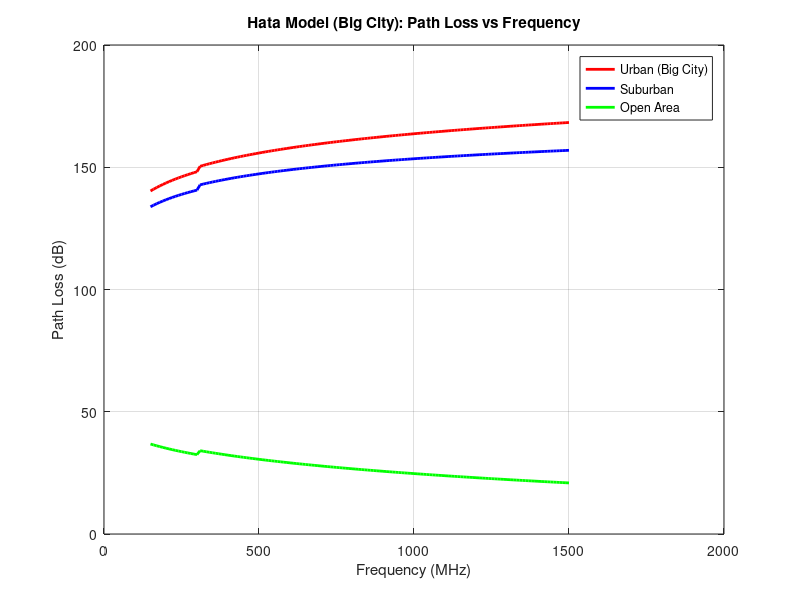
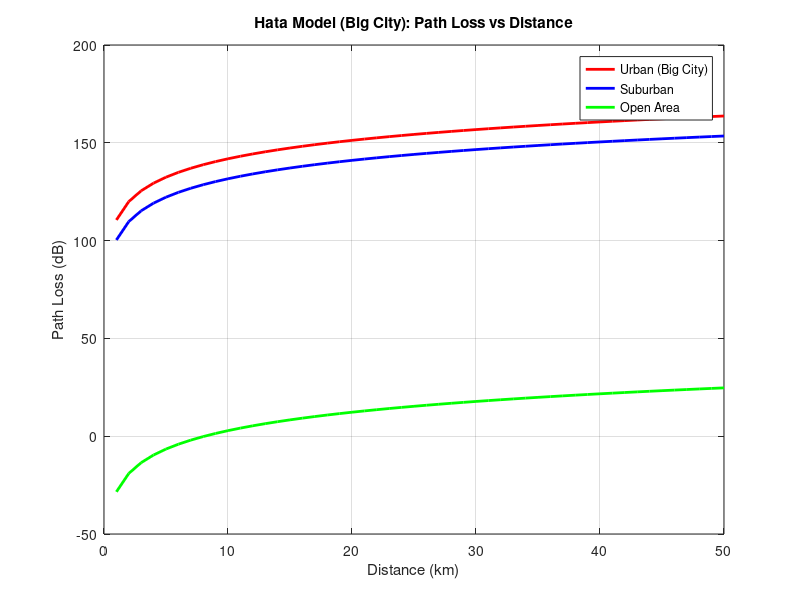

Write the MATLAB code that produced these figures, in order.
clc;
clear;
close all;

% -------------------- Fixed Parameters --------------------
fc_fixed = 1000;        % Frequency (MHz)
hte = 120;              % Tx antenna height (m)
hre = 10;               % Rx antenna height (m)
d_fixed = 50;           % Distance (km)

% -------------------- Big City a(hre) for fixed frequency --------------------
if (fc_fixed >= 150 && fc_fixed <= 300)
    a_hre = 8.29*(log10(1.54*hre))^2 - 1.1;
else
    a_hre = 3.2*(log10(11.75*hre))^2 - 4.97;
end

% -------------------- Path Loss (Fixed Values) --------------------
L_urban_val = 69.55 + 26.16*log10(fc_fixed) - 13.82*log10(hte) - a_hre + (44.9 - 6.55*log10(hte))*log10(d_fixed);
L_suburban_val = L_urban_val - 2*(log10(fc_fixed/28))^2 - 5.4;
L_open_val = L_urban_val - 4.78*(log10(fc_fixed))^2 - 18.33*log10(fc_fixed) - 40.98;

fprintf('\n===== HATA MODEL PATH LOSS VALUES (BIG CITY) =====\n');
fprintf('Frequency         = %d MHz\n', fc_fixed);
fprintf('Distance          = %d km\n', d_fixed);
fprintf('Tx antenna height = %d m\n', hte);
fprintf('Rx antenna height = %d m\n\n', hre);
fprintf('Urban (Big City)     = %.2f dB\n', L_urban_val);
fprintf('Suburban Path Loss   = %.2f dB\n', L_suburban_val);
fprintf('Open Area Path Loss  = %.2f dB\n', L_open_val);

% -------------------- Path Loss vs Frequency --------------------
f = 150:10:1500;
a_hre_f = zeros(size(f));
idx_150_300  = (f >= 150 & f <= 300);
idx_300_1500 = (f > 300 & f <= 1500);
a_hre_f(idx_150_300)  = 8.29*(log10(1.54*hre))^2 - 1.1;
a_hre_f(idx_300_1500) = 3.2*(log10(11.75*hre))^2 - 4.97;

L_urban_f = 69.55 + 26.16*log10(f) - 13.82*log10(hte) - a_hre_f + (44.9 - 6.55*log10(hte))*log10(d_fixed);
L_suburban_f = L_urban_f - 2*(log10(f/28)).^2 - 5.4;
L_open_f = L_urban_f - 4.78*(log10(f)).^2 - 18.33*log10(f) - 40.98;

figure;
plot(f, L_urban_f, 'r', 'LineWidth', 2); hold on;
plot(f, L_suburban_f, 'b', 'LineWidth', 2);
plot(f, L_open_f, 'g', 'LineWidth', 2);
grid on;
xlabel('Frequency (MHz)');
ylabel('Path Loss (dB)');
title('Hata Model (Big City): Path Loss vs Frequency');
legend('Urban (Big City)', 'Suburban', 'Open Area');

% -------------------- Path Loss vs Distance --------------------
d = 1:1:50;
L_urban_d = 69.55 + 26.16*log10(fc_fixed) - 13.82*log10(hte) - a_hre + (44.9 - 6.55*log10(hte))*log10(d);
L_suburban_d = L_urban_d - 2*(log10(fc_fixed/28))^2 - 5.4;
L_open_d = L_urban_d - 4.78*(log10(fc_fixed))^2 - 18.33*log10(fc_fixed) - 40.98;

figure;
plot(d, L_urban_d, 'r', 'LineWidth', 2); hold on;
plot(d, L_suburban_d, 'b', 'LineWidth', 2);
plot(d, L_open_d, 'g', 'LineWidth', 2);
grid on;
xlabel('Distance (km)');
ylabel('Path Loss (dB)');
title('Hata Model (Big City): Path Loss vs Distance');
legend('Urban (Big City)', 'Suburban', 'Open Area');
